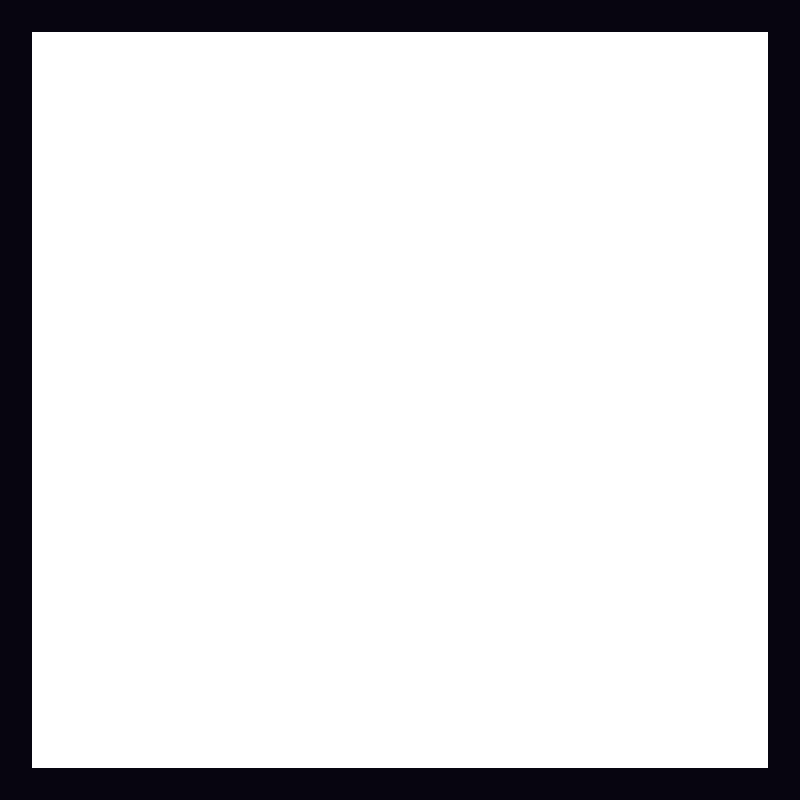

Tiled map render using the project's own tile images. Description and the whole map definition, tile-layer contents included, below:
An orthogonal 50x50 tile map with 16x16 px tiles, 1 tile layer (Tile Layer 1).

<map version="1.2" tiledversion="1.3.1" orientation="orthogonal" renderorder="right-down" compressionlevel="-1" width="50" height="50" tilewidth="16" tileheight="16" infinite="0" nextlayerid="2" nextobjectid="1">
 <tileset firstgid="1" source="../../assets/tile-set/setOfFive.tsx" />
 <layer id="1" name="Tile Layer 1" width="50" height="50">
  <data encoding="csv">
1,1,1,1,1,1,1,1,1,1,1,1,1,1,1,1,1,1,1,1,1,1,1,1,1,1,1,1,1,1,1,1,1,1,1,1,1,1,1,1,1,1,1,1,1,1,1,1,1,1,
1,1,1,1,1,1,1,1,1,1,1,1,1,1,1,1,1,1,1,1,1,1,1,1,1,1,1,1,1,1,1,1,1,1,1,1,1,1,1,1,1,1,1,1,1,1,1,1,1,1,
1,1,5,5,5,5,5,5,5,5,5,5,5,5,5,5,5,5,5,5,5,5,5,5,5,5,5,5,5,5,5,5,5,5,5,5,5,5,5,5,5,5,5,5,5,5,5,5,1,1,
1,1,5,5,5,5,5,5,5,5,5,5,5,5,5,5,5,5,5,5,5,5,5,5,5,5,5,5,5,5,5,5,5,5,5,5,5,5,5,5,5,5,5,5,5,5,5,5,1,1,
1,1,5,5,5,5,5,5,5,5,5,5,5,5,5,5,5,5,5,5,5,5,5,5,5,5,5,5,5,5,5,5,5,5,5,5,5,5,5,5,5,5,5,5,5,5,5,5,1,1,
1,1,5,5,5,5,5,5,5,5,5,5,5,5,5,5,5,5,5,5,5,5,5,5,5,5,5,5,5,5,5,5,5,5,5,5,5,5,5,5,5,5,5,5,5,5,5,5,1,1,
1,1,5,5,5,5,5,5,5,5,5,5,5,5,5,5,5,5,5,5,5,5,5,5,5,5,5,5,5,5,5,5,5,5,5,5,5,5,5,5,5,5,5,5,5,5,5,5,1,1,
1,1,5,5,5,5,5,5,5,5,5,5,5,5,5,5,5,5,5,5,5,5,5,5,5,5,5,5,5,5,5,5,5,5,5,5,5,5,5,5,5,5,5,5,5,5,5,5,1,1,
1,1,5,5,5,5,5,5,5,5,5,5,5,5,5,5,5,5,5,5,5,5,5,5,5,5,5,5,5,5,5,5,5,5,5,5,5,5,5,5,5,5,5,5,5,5,5,5,1,1,
1,1,5,5,5,5,5,5,5,5,5,5,5,5,5,5,5,5,5,5,5,5,5,5,5,5,5,5,5,5,5,5,5,5,5,5,5,5,5,5,5,5,5,5,5,5,5,5,1,1,
1,1,5,5,5,5,5,5,5,5,5,5,5,5,5,5,5,5,5,5,5,5,5,5,5,5,5,5,5,5,5,5,5,5,5,5,5,5,5,5,5,5,5,5,5,5,5,5,1,1,
1,1,5,5,5,5,5,5,5,5,5,5,5,5,5,5,5,5,5,5,5,5,5,5,5,5,5,5,5,5,5,5,5,5,5,5,5,5,5,5,5,5,5,5,5,5,5,5,1,1,
1,1,5,5,5,5,5,5,5,5,5,5,5,5,5,5,5,5,5,5,5,5,5,5,5,5,5,5,5,5,5,5,5,5,5,5,5,5,5,5,5,5,5,5,5,5,5,5,1,1,
1,1,5,5,5,5,5,5,5,5,5,5,5,5,5,5,5,5,5,5,5,5,5,5,5,5,5,5,5,5,5,5,5,5,5,5,5,5,5,5,5,5,5,5,5,5,5,5,1,1,
1,1,5,5,5,5,5,5,5,5,5,5,5,5,5,5,5,5,5,5,5,5,5,5,5,5,5,5,5,5,5,5,5,5,5,5,5,5,5,5,5,5,5,5,5,5,5,5,1,1,
1,1,5,5,5,5,5,5,5,5,5,5,5,5,5,5,5,5,5,5,5,5,5,5,5,5,5,5,5,5,5,5,5,5,5,5,5,5,5,5,5,5,5,5,5,5,5,5,1,1,
1,1,5,5,5,5,5,5,5,5,5,5,5,5,5,5,5,5,5,5,5,5,5,5,5,5,5,5,5,5,5,5,5,5,5,5,5,5,5,5,5,5,5,5,5,5,5,5,1,1,
1,1,5,5,5,5,5,5,5,5,5,5,5,5,5,5,5,5,5,5,5,5,5,5,5,5,5,5,5,5,5,5,5,5,5,5,5,5,5,5,5,5,5,5,5,5,5,5,1,1,
1,1,5,5,5,5,5,5,5,5,5,5,5,5,5,5,5,5,5,5,5,5,5,5,5,5,5,5,5,5,5,5,5,5,5,5,5,5,5,5,5,5,5,5,5,5,5,5,1,1,
1,1,5,5,5,5,5,5,5,5,5,5,5,5,5,5,5,5,5,5,5,5,5,5,5,5,5,5,5,5,5,5,5,5,5,5,5,5,5,5,5,5,5,5,5,5,5,5,1,1,
1,1,5,5,5,5,5,5,5,5,5,5,5,5,5,5,5,5,5,5,5,5,5,5,5,5,5,5,5,5,5,5,5,5,5,5,5,5,5,5,5,5,5,5,5,5,5,5,1,1,
1,1,5,5,5,5,5,5,5,5,5,5,5,5,5,5,5,5,5,5,5,5,5,5,5,5,5,5,5,5,5,5,5,5,5,5,5,5,5,5,5,5,5,5,5,5,5,5,1,1,
1,1,5,5,5,5,5,5,5,5,5,5,5,5,5,5,5,5,5,5,5,5,5,5,5,5,5,5,5,5,5,5,5,5,5,5,5,5,5,5,5,5,5,5,5,5,5,5,1,1,
1,1,5,5,5,5,5,5,5,5,5,5,5,5,5,5,5,5,5,5,5,5,5,5,5,5,5,5,5,5,5,5,5,5,5,5,5,5,5,5,5,5,5,5,5,5,5,5,1,1,
1,1,5,5,5,5,5,5,5,5,5,5,5,5,5,5,5,5,5,5,5,5,5,5,5,5,5,5,5,5,5,5,5,5,5,5,5,5,5,5,5,5,5,5,5,5,5,5,1,1,
1,1,5,5,5,5,5,5,5,5,5,5,5,5,5,5,5,5,5,5,5,5,5,5,5,5,5,5,5,5,5,5,5,5,5,5,5,5,5,5,5,5,5,5,5,5,5,5,1,1,
1,1,5,5,5,5,5,5,5,5,5,5,5,5,5,5,5,5,5,5,5,5,5,5,5,5,5,5,5,5,5,5,5,5,5,5,5,5,5,5,5,5,5,5,5,5,5,5,1,1,
1,1,5,5,5,5,5,5,5,5,5,5,5,5,5,5,5,5,5,5,5,5,5,5,5,5,5,5,5,5,5,5,5,5,5,5,5,5,5,5,5,5,5,5,5,5,5,5,1,1,
1,1,5,5,5,5,5,5,5,5,5,5,5,5,5,5,5,5,5,5,5,5,5,5,5,5,5,5,5,5,5,5,5,5,5,5,5,5,5,5,5,5,5,5,5,5,5,5,1,1,
1,1,5,5,5,5,5,5,5,5,5,5,5,5,5,5,5,5,5,5,5,5,5,5,5,5,5,5,5,5,5,5,5,5,5,5,5,5,5,5,5,5,5,5,5,5,5,5,1,1,
1,1,5,5,5,5,5,5,5,5,5,5,5,5,5,5,5,5,5,5,5,5,5,5,5,5,5,5,5,5,5,5,5,5,5,5,5,5,5,5,5,5,5,5,5,5,5,5,1,1,
1,1,5,5,5,5,5,5,5,5,5,5,5,5,5,5,5,5,5,5,5,5,5,5,5,5,5,5,5,5,5,5,5,5,5,5,5,5,5,5,5,5,5,5,5,5,5,5,1,1,
1,1,5,5,5,5,5,5,5,5,5,5,5,5,5,5,5,5,5,5,5,5,5,5,5,5,5,5,5,5,5,5,5,5,5,5,5,5,5,5,5,5,5,5,5,5,5,5,1,1,
1,1,5,5,5,5,5,5,5,5,5,5,5,5,5,5,5,5,5,5,5,5,5,5,5,5,5,5,5,5,5,5,5,5,5,5,5,5,5,5,5,5,5,5,5,5,5,5,1,1,
1,1,5,5,5,5,5,5,5,5,5,5,5,5,5,5,5,5,5,5,5,5,5,5,5,5,5,5,5,5,5,5,5,5,5,5,5,5,5,5,5,5,5,5,5,5,5,5,1,1,
1,1,5,5,5,5,5,5,5,5,5,5,5,5,5,5,5,5,5,5,5,5,5,5,5,5,5,5,5,5,5,5,5,5,5,5,5,5,5,5,5,5,5,5,5,5,5,5,1,1,
1,1,5,5,5,5,5,5,5,5,5,5,5,5,5,5,5,5,5,5,5,5,5,5,5,5,5,5,5,5,5,5,5,5,5,5,5,5,5,5,5,5,5,5,5,5,5,5,1,1,
1,1,5,5,5,5,5,5,5,5,5,5,5,5,5,5,5,5,5,5,5,5,5,5,5,5,5,5,5,5,5,5,5,5,5,5,5,5,5,5,5,5,5,5,5,5,5,5,1,1,
1,1,5,5,5,5,5,5,5,5,5,5,5,5,5,5,5,5,5,5,5,5,5,5,5,5,5,5,5,5,5,5,5,5,5,5,5,5,5,5,5,5,5,5,5,5,5,5,1,1,
1,1,5,5,5,5,5,5,5,5,5,5,5,5,5,5,5,5,5,5,5,5,5,5,5,5,5,5,5,5,5,5,5,5,5,5,5,5,5,5,5,5,5,5,5,5,5,5,1,1,
1,1,5,5,5,5,5,5,5,5,5,5,5,5,5,5,5,5,5,5,5,5,5,5,5,5,5,5,5,5,5,5,5,5,5,5,5,5,5,5,5,5,5,5,5,5,5,5,1,1,
1,1,5,5,5,5,5,5,5,5,5,5,5,5,5,5,5,5,5,5,5,5,5,5,5,5,5,5,5,5,5,5,5,5,5,5,5,5,5,5,5,5,5,5,5,5,5,5,1,1,
1,1,5,5,5,5,5,5,5,5,5,5,5,5,5,5,5,5,5,5,5,5,5,5,5,5,5,5,5,5,5,5,5,5,5,5,5,5,5,5,5,5,5,5,5,5,5,5,1,1,
1,1,5,5,5,5,5,5,5,5,5,5,5,5,5,5,5,5,5,5,5,5,5,5,5,5,5,5,5,5,5,5,5,5,5,5,5,5,5,5,5,5,5,5,5,5,5,5,1,1,
1,1,5,5,5,5,5,5,5,5,5,5,5,5,5,5,5,5,5,5,5,5,5,5,5,5,5,5,5,5,5,5,5,5,5,5,5,5,5,5,5,5,5,5,5,5,5,5,1,1,
1,1,5,5,5,5,5,5,5,5,5,5,5,5,5,5,5,5,5,5,5,5,5,5,5,5,5,5,5,5,5,5,5,5,5,5,5,5,5,5,5,5,5,5,5,5,5,5,1,1,
1,1,5,5,5,5,5,5,5,5,5,5,5,5,5,5,5,5,5,5,5,5,5,5,5,5,5,5,5,5,5,5,5,5,5,5,5,5,5,5,5,5,5,5,5,5,5,5,1,1,
1,1,5,5,5,5,5,5,5,5,5,5,5,5,5,5,5,5,5,5,5,5,5,5,5,5,5,5,5,5,5,5,5,5,5,5,5,5,5,5,5,5,5,5,5,5,5,5,1,1,
1,1,1,1,1,1,1,1,1,1,1,1,1,1,1,1,1,1,1,1,1,1,1,1,1,1,1,1,1,1,1,1,1,1,1,1,1,1,1,1,1,1,1,1,1,1,1,1,1,1,
1,1,1,1,1,1,1,1,1,1,1,1,1,1,1,1,1,1,1,1,1,1,1,1,1,1,1,1,1,1,1,1,1,1,1,1,1,1,1,1,1,1,1,1,1,1,1,1,1,1
</data>
 </layer>
</map>
